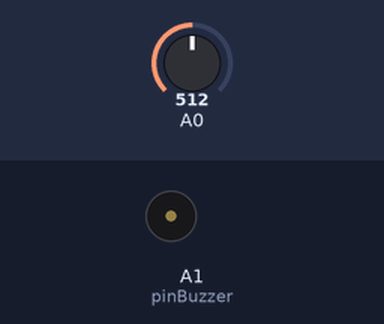
The sketch below on a simulated Arduino Uno, built with avr-gcc and run on an emulated ATmega328P. Parts: buzzer (waves = sounding). Inputs (shaded band) come from the test bench; at power-on: A0 = 512.

Above: at 1.2 s.
1.3 s: A0 set to 683
2.8 s: A0 set to 710
At 4.2 s:
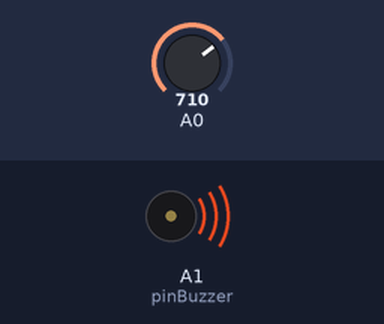
Timing chart, 0 to 10.3 s (numbered marks = the images above; inputs shaded):
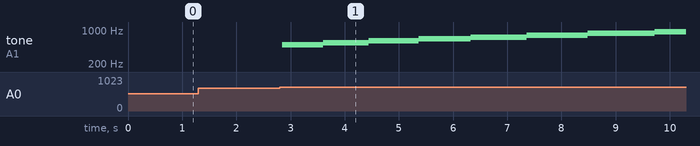

Measured:
- the behaviour switches between 701 and 702 on A0 (found by bisection; images 0 and 1)
- after the input at 1.3 s, every drawn part: stays the same
- after the input at 2.8 s, tone on A1 (pinBuzzer): plays 498 Hz for 0.76 s, 546 Hz for 0.84 s, 598 Hz for 0.92 s, 654 Hz for 0.96 s, 714 Hz for 1.0 s, 779 Hz for 1.1 s … (8 notes in this stretch), starting at once

The sketch:

CO-Alarm.ino
```cpp
#include "irrecv.h"
#include "MQ2.h"
#include "Buzzer.h"

float RO = 0, ratio = 0;  //初始化MQ2初值

bool buzzer = false;      //是否报警

IRrecv irrecv(RECV_PIN);
decode_results results;  //初始定义红外遥控模块

void setup()
{
  // 初始化传感器
  Serial.begin(9600);
  RO = reset_MQ2();
  Buzzer_Init();
  irrecv.enableIRIn();
}

void loop()
{
  //接受红外编码
  if (irrecv.decode(&results))
  {
    //Serial.println(results.value);//以16进制换行输出接收代码
    switch (results.value)
    {
      case OK:                     //OK键重置烟雾传感器
        Serial.println("初始化烟雾传感器");//以16进制换行输出接收代码
        RO = reset_MQ2();
        break;
      case ZERO:
        // buzzer = false;
        break;
    }
   delay(200);
   irrecv.resume();
  }
  //判断空气质量
  ratio = get_ratio(RO);
  //Serial.println(ratio);
  if (ratio < 4.5)
    buzzer = true;
  else
    buzzer = false;
  //判断是否报警
  if (buzzer)
    Buzzer_();
  else
    Buzzer_stop();
}
```

Buzzer.cpp
```cpp
#include "Buzzer.h"

void Buzzer_Init()
{
  pinMode(pinBuzzer, OUTPUT);
}

void Buzzer_()
{
    for (int i=500;i<=1000;i++)
      newtone(15,i);
    for (int i=1000;i>=500;i--)
      newtone(15,i);
}

void Buzzer_stop()
{
}

//模拟tone以消除tone函数和红外模块的冲突
//durtion为频率frequency作用的周期
void newtone(int duration,int frequency)
{
  int period = 1000000L / frequency;
  int pulse = period / 2;
  for (long i = 0; i < duration * 1000L; i += period)
  {
    digitalWrite(pinBuzzer, HIGH);
    delayMicroseconds(pulse);
    digitalWrite(pinBuzzer, LOW);
    delayMicroseconds(pulse);
  }
}
```

Buzzer.h
```cpp
#ifndef BUZZER_H_INCLUDED
#define BUZZER_H_INCLUDED
#include <Arduino.h>

const int pinBuzzer = A1; //A1为输出端口

void Buzzer_Init();
void Buzzer_();
void newtone(int duration,int frequency);
void Buzzer_stop();

#endif // BUZZER_H_INCLUDED
```

MQ2.cpp
```cpp
#include"MQ2.H"
#include<Arduino.h>

float reset_MQ2()//计算洁净空气数值R0
{
  float sensor_volt = 0;//传感器电压
  float RS_air = 0; //  Get the value of RS via in a clear air
  float R0 = 0; // Get the value of R0 via in H2
  float sensorValue = 0;//传感器数值

  /*--- Get a average data by testing 100 times ---*/
  for (int x = 0 ; x < 100 ; x++)
  {
    sensorValue = sensorValue + analogRead(A0);
  }
  sensorValue = sensorValue / 100.0;

  sensor_volt = sensorValue / 1024 * 5.0;
  RS_air = (5.0 - sensor_volt) / sensor_volt; // omit *RL
  R0 = RS_air / 9.8; // The ratio of RS/R0 is 9.8 in a clear air from Graph (Found using WebPlotDigitizer)
  return R0;
}

float get_ratio(float R0)   //得到当前空气指数与洁净空气指数R0的比值
{
  float R=R0;
  float sensor_volt;
  float RS_gas; // Get value of RS in a GAS
  float ratio; // Get ratio RS_GAS/RS_air
  int sensorValue;
  sensorValue = analogRead(A0);
  sensor_volt = (float)sensorValue / 1024 * 5.0;
  RS_gas = (5.0 - sensor_volt) / sensor_volt; // omit *RL
  ratio = RS_gas / R; // ratio = RS/R0
  return ratio;
}
```

MQ2.h
```cpp
#ifndef MQ2_H_INCLUDED
#define MQ2_H_INCLUDED

float reset_MQ2();
float get_ratio(float RO);

#endif // MQ2_H_INCLUDED
```

irrecv.h
```cpp
#ifndef IRRECV_H_INCLUDED
#define IRRECV_H_INCLUDED

#include <IRremote.h>

const long OK = 16712445;
const long ZERO = 16730805;

const int RECV_PIN = A4;//定义红外接收器的引脚为11

#endif // IRRECV_H_INCLUDED
```
